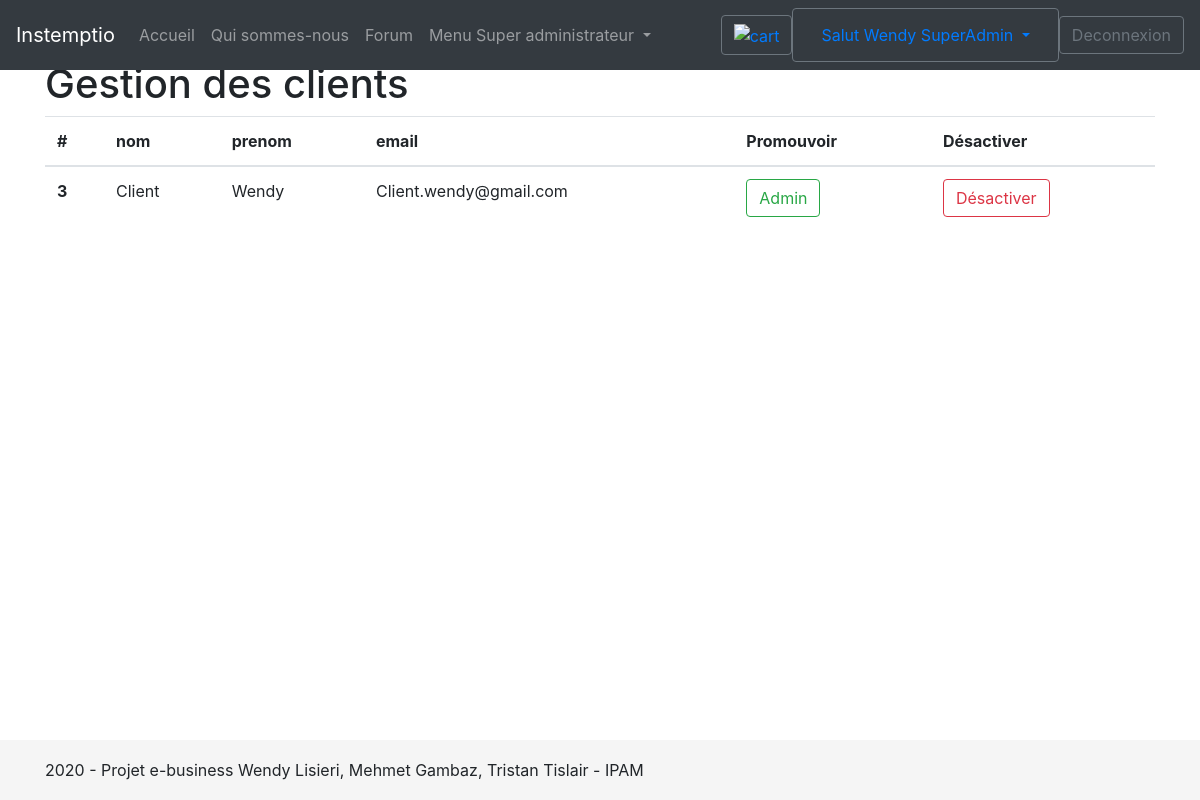
Screenshot of /adminClients (signed in) with the database file from the repository.
### tables this page shows
CREATE TABLE utilisateurs (idUtilisateur INT PRIMARY KEY AUTO_INCREMENT, idRole INT, nom VARCHAR(255), prenom VARCHAR(255), nomRue VARCHAR(255), numeroRue VARCHAR(10), nomVille VARCHAR(255), codePostal VARCHAR(10), email VARCHAR(500) UNIQUE, mdp VARCHAR(255), isActive INT, FOREIGN KEY (idRole) REFERENCES roles (idRole) );

### controllers/adminClients.php (called while the page is built, shortened)
<?php
require 'models/utilisateur.php';
$utilisateurs = getUtilisateurs();
include 'views/adminClients.php';
?>

### models/utilisateur.php (called while the page is built, shortened)
<?php
function getUtilisateurs() {
    $db = getDb();
    $reponse = $db->query('SELECT * FROM utilisateurs');
    $donnees = $reponse->fetchAll();
    return $donnees;
}
?>

### views/adminClients.php (the view, shortened to what this page needs)
<table class="table">
    <thead>
        <tr>
            <th scope="col">#</th>
            <th scope="col">nom</th>
            <th scope="col">prenom</th>
            <th scope="col">email</th>
            <th scope="col">Promouvoir</th>
            <th scope="col">Désactiver</th>
        </tr>
    </thead>
    <tbody>
        <?php foreach($utilisateurs as $utilisateur):?>
			<?php if($utilisateur['idRole'] == 3 and $utilisateur['isActive'] == 1):?>
				<tr>
					<th scope="row"><?=$utilisateur['idUtilisateur']?></th>
					<td><?=$utilisateur['nom']?></td>
					<td><?=$utilisateur['prenom']?></td>
					<td><?=$utilisateur['email']?></td>
					<td>
						<form method ='post' action="role">
							<button class="btn btn-outline-success" type="submit">Admin</button>
						</form>
					</td>
					<td>
						<button type="button" class="btn btn-outline-danger" data-toggle="modal" data-target="#modal<?=$utilisateur['idUtilisateur']?>">
							Désactiver
						</button>
					</td>
				</tr>
			<?php endif ?>
        <?php endforeach ?>
    </tbody>
</table>
<?php
include 'includes/layout.php';
?>

### css/sticky-footer-navbar.css (style rules this page uses)
html { position: relative; min-height: 100%; }
body { margin-bottom: 60px; }

### rows the page displays
utilisateurs: idUtilisateur "3", nom "Client", prenom "Wendy", email "Client.wendy@gmail.com"

### other values shown
$_SESSION['prenom'] "Wendy"
$_SESSION['nom'] "SuperAdmin"
$title "Gestion des clients"
